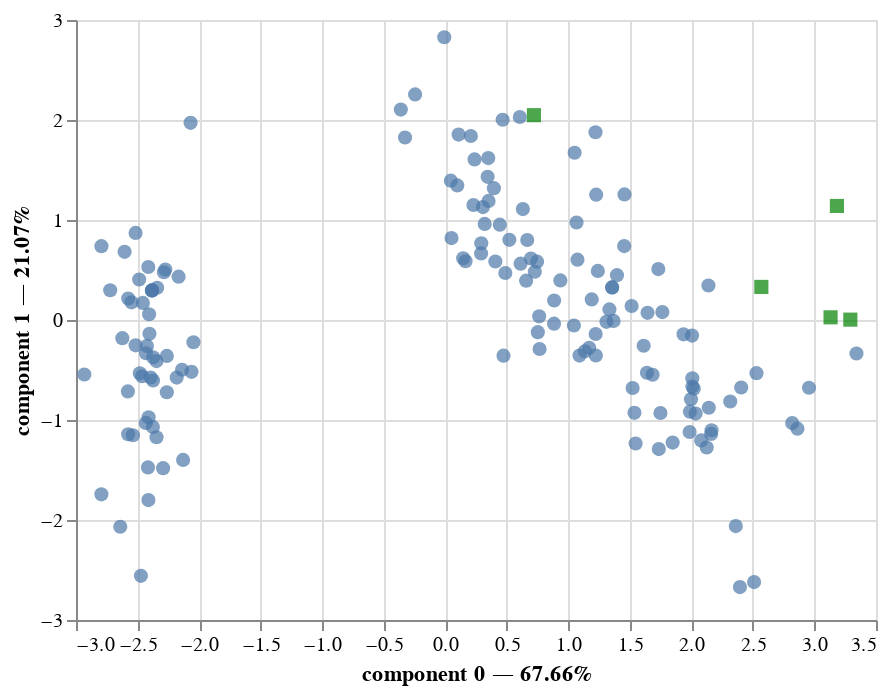

Notebook source saved alongside this figure:
### Code cell
famd.plot(
    df,
    x_component=0,
    y_component=1
)

### Figure 1 — Vega-Lite specification as saved in the notebook (floating-point values rounded to 4 significant figures; data arrays with more than 128 entries replaced by an {"elided": "..."} marker saying what was removed)
{"config": {"view": {"continuousWidth": 400, "continuousHeight": 300}}, "layer": [{"data": {"name": "data-039e60a6f46baec127946e25f5153349"}, "mark": {"type": "circle", "size": 50}, "encoding": {"tooltip": [{"field": "index", "type": "quantitative"}, {"field": "component 0", "type": "quantitative"}, {"field": "component 1", "type": "quantitative"}], "x": {"axis": {"title": "component 0 — 67.66%"}, "field": "component 0", "scale": {"zero": false}, "type": "quantitative"}, "y": {"axis": {"title": "component 1 — 21.07%"}, "field": "component 1", "scale": {"zero": false}, "type": "quantitative"}}, "selection": {"selector001": {"type": "interval", "bind": "scales", "encodings": ["x", "y"]}}}, {"data": {"name": "data-d2fc83a73c878dd2e8d2e98d1f26cdb4"}, "mark": {"type": "square", "color": "green", "size": 50}, "encoding": {"tooltip": [{"field": "variable", "type": "nominal"}], "x": {"field": "component 0", "scale": {"zero": false}, "type": "quantitative"}, "y": {"field": "component 1", "scale": {"zero": false}, "type": "quantitative"}}}], "$schema": "https://vega.github.io/schema/vega-lite/v4.17.0.json", "datasets": {"data-039e60a6f46baec127946e25f5153349": {"elided": "150 records"}, "data-d2fc83a73c878dd2e8d2e98d1f26cdb4": [{"variable": "sepal_length", "component 0": 2.568, "component 1": 0.3309, "label": "sepal_length"}, {"variable": "sepal_width", "component 0": 0.7208, "component 1": 2.048, "label": "sepal_width"}, {"variable": "petal_length", "component 0": 3.291, "component 1": 0.003557, "label": "petal_length"}, {"variable": "petal_width", "component 0": 3.131, "component 1": 0.02662, "label": "petal_width"}, {"variable": "class", "component 0": 3.182, "component 1": 1.14, "label": "class"}]}}
